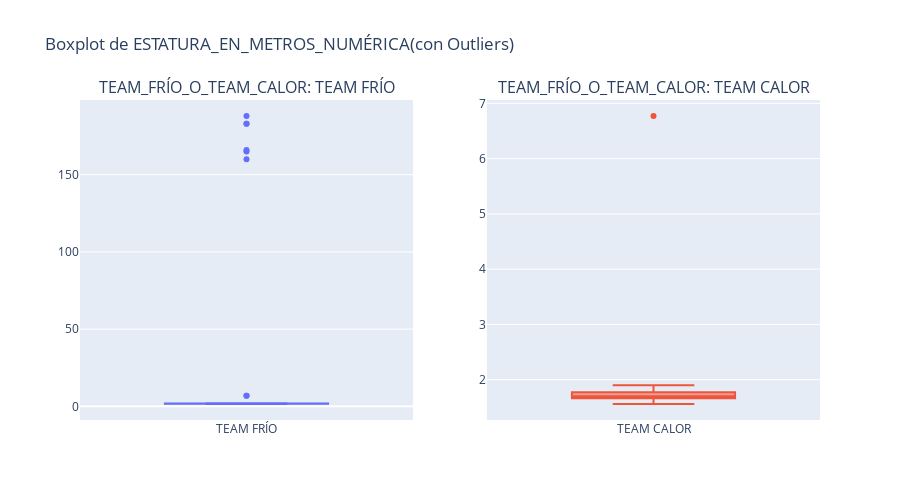

This figure's notebook cell:
### Code cell
plot_interactive_boxplot(
    df, 
    column='ESTATURA_EN_METROS_NUMÉRICA',
    target_class= "TEAM_FRÍO_O_TEAM_CALOR",
    title='Boxplot de ESTATURA_EN_METROS_NUMÉRICA(con Outliers)'
)

### Figure 1 — Plotly figure (JSON) as saved in the notebook; plotly's stock layout.template omitted (floating-point values rounded to 4 significant figures; data arrays with more than 128 entries replaced by an {"elided": "..."} marker saying what was removed)
{"data": [{"boxpoints": "outliers", "name": "TEAM FRÍO", "showlegend": false, "type": "box", "xaxis": "x", "y": {"elided": "174 float values"}, "yaxis": "y"}, {"boxpoints": "outliers", "name": "TEAM CALOR", "showlegend": false, "type": "box", "xaxis": "x2", "y": [1.75, 1.58, 1.74, 1.74, 1.56, 1.68, 1.68, 1.63, 1.6, 1.73, 1.68, 1.76, 1.69, 1.7, 1.75, 1.68, 1.83, 1.79, 1.56, 1.78, 1.76, 1.57, 1.69, 1.65, 1.58, 6.771, 1.77, 1.67, 1.8, 1.78, 1.9, 1.7, 1.79], "yaxis": "y2"}], "layout": {"annotations": [{"font": {"size": 16}, "showarrow": false, "text": "TEAM_FRÍO_O_TEAM_CALOR: TEAM FRÍO", "x": 0.225, "xanchor": "center", "xref": "paper", "y": 1, "yanchor": "bottom", "yref": "paper"}, {"font": {"size": 16}, "showarrow": false, "text": "TEAM_FRÍO_O_TEAM_CALOR: TEAM CALOR", "x": 0.775, "xanchor": "center", "xref": "paper", "y": 1, "yanchor": "bottom", "yref": "paper"}], "height": 500, "title": {"text": "Boxplot de ESTATURA_EN_METROS_NUMÉRICA(con Outliers)"}, "xaxis": {"anchor": "y", "domain": [0, 0.45]}, "xaxis2": {"anchor": "y2", "domain": [0.55, 1]}, "yaxis": {"anchor": "x", "domain": [0, 1]}, "yaxis2": {"anchor": "x2", "domain": [0, 1]}}}
